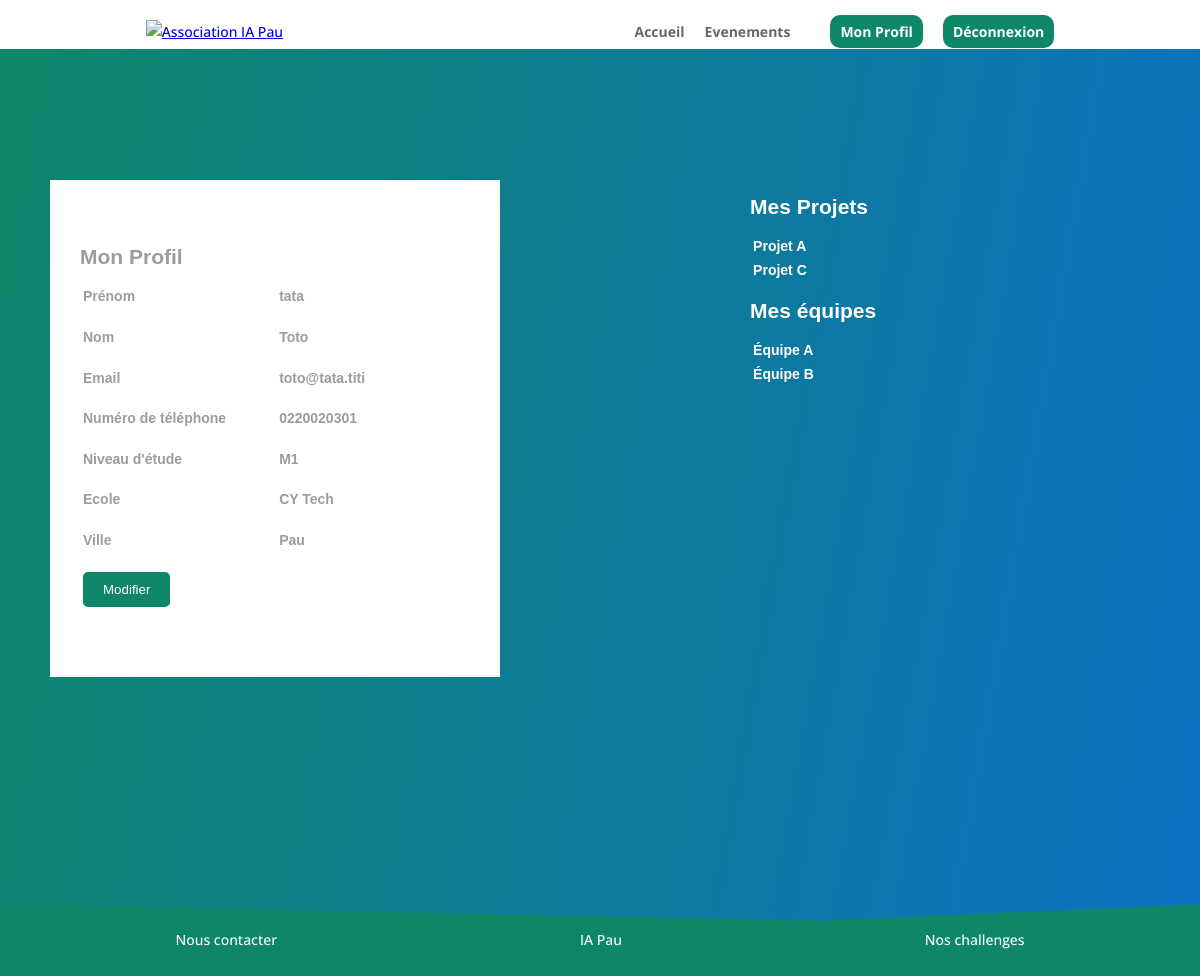
/?page=profilEtudiant (signed in), run on the app's committed database.
### tables this page shows
CREATE TABLE Utilisateur(
    idUtilisateur int NOT NULL AUTO_INCREMENT,
    email varchar(64) NOT NULL,
    motDePasse varchar(255) NOT NULL,
    type varchar(30) NOT NULL,
    nomUtilisateur varchar(30) NOT NULL,
    prenomUtilisateur varchar(30) NOT NULL,
    numeroTel char(10) NOT NULL,
    niveauEtude varchar(2),
    ecole varchar(30),
    ville varchar(30),
    nomEntreprise varchar(30),
    dateDebutUtilisateur date,
    dateFinUtilisateur date,
    PRIMARY KEY (idUtilisateur),
 
    UNIQUE (email),
    CONSTRAINT check_numerotel CHECK (numeroTel REGEXP '^[0-9]{10}$'),
    CONSTRAINT check_niveauEtude CHECK (niveauEtude IN ('','L1', 'L2', 'L3', 'M1', 'M2', 'D')),
    CONSTRAINT check_type CHECK (type IN ('Etudiant', 'Gestionnaire', 'Administrateur'))
);

CREATE TABLE ProjetData(
    idProjetData int NOT NULL AUTO_INCREMENT,
    idEvenement int NOT NULL,
  
    nomProjet varchar(512) NOT NULL,
    description varchar(1024),
    image varchar(1024),
    urlFichier varchar(1024),
    urlVideo varchar(1024),
    conseil varchar(1024),
    consigne varchar(1024),
    PRIMARY KEY (idProjetData),
    FOREIGN KEY (idEvenement) REFERENCES Evenement(idEvenement) ON DELETE CASCADE
 
);

CREATE TABLE Equipe(
    idEquipe int NOT NULL AUTO_INCREMENT,
    nomEquipe varchar(255) NOT NULL,
    idCapitaine int NOT NULL,
    idProjetData int NOT NULL,
    analyseProjet varchar(1024),
    PRIMARY KEY (idEquipe),
    FOREIGN KEY (idCapitaine) REFERENCES Utilisateur(idUtilisateur) ON DELETE CASCADE,
    FOREIGN KEY (idProjetData) REFERENCES ProjetData(idProjetData) ON DELETE CASCADE
);

### action/bdd.php (called while the page is built, shortened)
<?php
require_once('database_login.php');
function connect()
{
    $connexion = null;
    global $username;
    global $password;
    global $bddname;
    global $port;
    try {
        $connexion = new PDO(
            'mysql:host=localhost;dbname=' . $bddname . ';charset=utf8' . ';port=' . $port,
            $username,
            $password
        );
    } catch (Exception $e) {
        die('Erreur : ' . $e->getMessage());
    }
    return $connexion;
}
function getUser($mail)
{
    try {
        $conn = connect();
        $sqlQuery = "SELECT * FROM Utilisateur WHERE email LIKE :email";
        $statement = $conn->prepare($sqlQuery);
        $statement->bindParam(':email', $mail);
        $statement->execute();
        $result = $statement->fetchAll();
        return $result;
    } catch (Exception $e) {
        die('Erreur : ' . $e->getMessage());
    }
}
function getEquipeUser($mail)
{
    try {
        $conn = connect();
        $sqlQuery = "SELECT Equipe.nomEquipe, Equipe.idEquipe FROM Equipe
                        INNER JOIN Composer ON Equipe.idEquipe = Composer.idEquipe
                        INNER JOIN Utilisateur ON Composer.idEtudiant = Utilisateur.idUtilisateur
                        WHERE Utilisateur.email = :mail";
        $statement = $conn->prepare($sqlQuery);
        $statement->bindParam(':mail', $mail);
        $statement->execute();
        $result = $statement->fetchAll();
        return $result;
    } catch (Exception $e) {
        die('Erreur : ' . $e->getMessage());
    }
}
function getProjetUser($mail)
{
    try {
        $conn = connect();
        $sqlQuery = "SELECT ProjetData.nomProjet, ProjetData.idProjetData FROM ProjetData
                        INNER JOIN Equipe ON ProjetData.idProjetData = Equipe.idProjetData
                        INNER JOIN Composer ON Equipe.idEquipe = Composer.idEquipe
                        INNER JOIN Utilisateur ON Composer.idEtudiant = Utilisateur.idUtilisateur
                        WHERE Utilisateur.email = :mail";
        $statement = $conn->prepare($sqlQuery);
        $statement->bindParam(':mail', $mail);
        $statement->execute();
        $result = $statement->fetchAll();
        return $result;
    } catch (Exception $e) {
        die('Erreur : ' . $e->getMessage());
    }
}
?>

### pages/profilEtudiant.php (the view, shortened to what this page needs)
<?php
if (isset($_SESSION['email'])) {
    $email = $_SESSION['email'];
    $infos = getUser($email);
?>
<div class="profil">
    <div id="profil_id" class="profil_block">
        <h2>Mon Profil</h2>
        <table>
            <tr>
                <th>Prénom</th>
                <td id="prenomUtilisateur" ><?php echo $infos[0]['prenomUtilisateur']; ?></td>
                <td><p id="prenomError" style="display: none; color: red;">Veuillez entrer un prénom valide</p></td>
            </tr>
            <tr>
                <th>Nom</th>
                <td id="nomUtilisateur"><?php echo $infos[0]['nomUtilisateur']; ?></td>
                <td><p id="nomError" style="display: none; color: red;">Veuillez entrer un nom valide</p></td>
            </tr>
            <tr>
                <th>Email</th>
                <td id="email"><?php echo $infos[0]['email']; ?></td>
                <td><p id="emailError" style="display: none; color: red;">Veuillez entrer une adresse email valide</p></td>
            </tr>
            <tr>
                <th>Numéro de téléphone</th>
                <td id="numeroTel"><?php echo $infos[0]['numeroTel']; ?></td>
                <td><p id="numeroTelError" style="display: none; color: red;">Veuillez entrer un numéro de téléphone valide</p></td>
                </tr>
            <tr>
                <th>Niveau d'étude</th>
                <td id="niveauEtude"><?php echo $infos[0]['niveauEtude']; ?></td>
                <td><p id="niveauEtudeError" style="display: none; color: red;">Veuillez entrer un niveau d'étude valide</p></td>
            </tr>
            <tr>
                <th>Ecole</th>
                <td id="ecole"><?php echo $infos[0]['ecole']; ?></td>
                <td><p id="ecoleError" style="display: none; color: red;">Veuillez entrer un nom d'école valide</p></td>
            </tr>
            <tr>
                <th>Ville</th>
                <td id="ville"><?php echo $infos[0]['ville']; ?></td>
                <td><p id="villeError" style="display: none; color: red;">Veuillez entrer un nom de ville valide</p></td>
            </tr>
        <tr>
            <td><button onclick="toggleEditProfilEtudiant(this)" data-mdp="<?php echo $infos[0]['motDePasse']; ?>" data-email="<?php echo $infos[0]['email']; ?>">Modifier</button></td>
        </tr>
    </table>
    </div>
    <div class="projects">
    <h2>Mes Projets</h2>
    <?php
    $projets = getProjetUser($email);
    echo "<table>";
    echo "<tbody>";
    foreach ($projets as $projet) {
        echo "<tr>";
        echo "<td>" . $projet['nomProjet'] . "</td>";
        echo "</tr>";
    }
    echo "</tbody>";
    echo "</table>";
    ?>
    <h2>Mes équipes</h2>
    <?php
    $resultats = getEquipeUser($email);
    echo "<table>";
    echo "<tbody>";
    foreach ($resultats as $resultat) {
        echo "<tr>";
        echo "<td>" . $resultat['nomEquipe'] . "</td>";
        echo "</tr>";
    }
    echo "</tbody>";
    echo "</table>";
    ?>
    </div>
</div>
    <?php
} else {
    echo 'error';
}
?>

### styles/global.css (style rules this page uses)
body { position: relative; margin: 0; padding-bottom: 6rem; min-height: 100%; font-family: Open Sans,Arial,sans-serif; font-size: 14px; color: #2b2b2b; line-height: 1.7em; font-weight: 500; background-color: rgb(255, 255, 255); background-image: url(/images/background.png); }
html { height: 100%; box-sizing: border-box; }
*, *:before, *:after { box-sizing: inherit; }
button { background-color: #0e8769; color: white; border-radius: 5px; padding: 10px 20px; border: none; transition: color 0.3s ease; font-family: 'Ubuntu',Helvetica,Arial,Lucida,sans-serif !important; cursor: pointer; }

### styles/component/profil.css (style rules this page uses)
.profil { background-image: linear-gradient(100deg,#0e8769 0%,#0c71c3 100%) !important; color:white; font-family: 'Poppins',Helvetica,Arial,Lucida,sans-serif; font-weight: 600; line-height: 1.4em; display: flex; justify-content: first baseline; align-items:flex-start; padding-top: 100px; padding-bottom: 130px; min-height: 900px; margin-bottom: -50px; margin-top: -50px; }
.profil_block { background-color: white; color: #9c9c9c; margin: 50px; padding: 50px 30px; margin-right: 200px; text-align: left; }
.profil_block table tr th,.profil_block table tr td { padding-bottom: 18px; padding-right: 50px; }
.projects { margin: 50px; }

### styles/component/synthese.css (style rules this page uses)
button { margin-right: 10px; }

### data on the page
utilisateur: prenomUtilisateur "tata", nomUtilisateur "Toto", email "toto@tata.titi", numeroTel "0220020301", niveauEtude "M1", ecole "CY Tech", ville "Pau"
projetdata: nomProjet "Projet A"
projetdata: nomProjet "Projet C"
equipe: nomEquipe "Équipe A"
equipe: nomEquipe "Équipe B"
